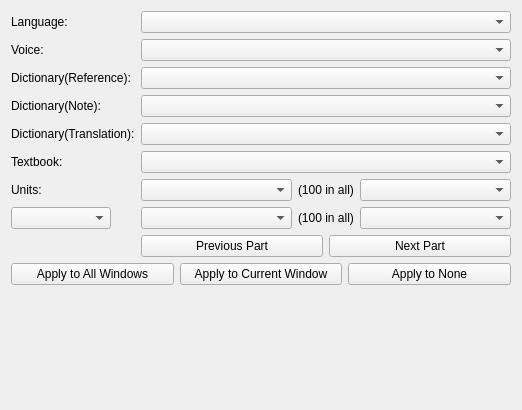
<?xml version="1.0" encoding="UTF-8"?>
<ui version="4.0">
 <class>SettingsDialog</class>
 <widget class="QDialog" name="SettingsDialog">
  <property name="geometry">
   <rect>
    <x>0</x>
    <y>0</y>
    <width>522</width>
    <height>410</height>
   </rect>
  </property>
  <property name="windowTitle">
   <string>Dialog</string>
  </property>
  <property name="modal">
   <bool>false</bool>
  </property>
  <layout class="QFormLayout" name="formLayout_2">
   <item row="0" column="0" colspan="2">
    <layout class="QFormLayout" name="formLayout">
     <property name="labelAlignment">
      <set>Qt::AlignLeading|Qt::AlignLeft|Qt::AlignVCenter</set>
     </property>
     <item row="0" column="0">
      <widget class="QLabel" name="lblLanguage">
       <property name="sizePolicy">
        <sizepolicy hsizetype="Fixed" vsizetype="Preferred">
         <horstretch>0</horstretch>
         <verstretch>0</verstretch>
        </sizepolicy>
       </property>
       <property name="text">
        <string>Language:</string>
       </property>
      </widget>
     </item>
     <item row="0" column="1">
      <widget class="QComboBox" name="cboLang">
       <property name="minimumSize">
        <size>
         <width>300</width>
         <height>0</height>
        </size>
       </property>
       <property name="sizeAdjustPolicy">
        <enum>QComboBox::AdjustToContents</enum>
       </property>
      </widget>
     </item>
     <item row="1" column="0">
      <widget class="QLabel" name="lblVoice">
       <property name="sizePolicy">
        <sizepolicy hsizetype="Fixed" vsizetype="Preferred">
         <horstretch>0</horstretch>
         <verstretch>0</verstretch>
        </sizepolicy>
       </property>
       <property name="text">
        <string>Voice:</string>
       </property>
      </widget>
     </item>
     <item row="1" column="1">
      <widget class="QComboBox" name="cboMacVoice">
       <property name="minimumSize">
        <size>
         <width>300</width>
         <height>0</height>
        </size>
       </property>
       <property name="sizeAdjustPolicy">
        <enum>QComboBox::AdjustToContents</enum>
       </property>
      </widget>
     </item>
     <item row="2" column="0">
      <widget class="QLabel" name="lblDictReference">
       <property name="sizePolicy">
        <sizepolicy hsizetype="Fixed" vsizetype="Preferred">
         <horstretch>0</horstretch>
         <verstretch>0</verstretch>
        </sizepolicy>
       </property>
       <property name="text">
        <string>Dictionary(Reference):</string>
       </property>
      </widget>
     </item>
     <item row="2" column="1">
      <widget class="QComboBox" name="cboDictItem">
       <property name="minimumSize">
        <size>
         <width>300</width>
         <height>0</height>
        </size>
       </property>
       <property name="sizeAdjustPolicy">
        <enum>QComboBox::AdjustToContents</enum>
       </property>
      </widget>
     </item>
     <item row="3" column="0">
      <widget class="QLabel" name="lblDictNote">
       <property name="sizePolicy">
        <sizepolicy hsizetype="Fixed" vsizetype="Preferred">
         <horstretch>0</horstretch>
         <verstretch>0</verstretch>
        </sizepolicy>
       </property>
       <property name="text">
        <string>Dictionary(Note):</string>
       </property>
      </widget>
     </item>
     <item row="3" column="1">
      <widget class="QComboBox" name="cboDictNote">
       <property name="minimumSize">
        <size>
         <width>300</width>
         <height>0</height>
        </size>
       </property>
       <property name="sizeAdjustPolicy">
        <enum>QComboBox::AdjustToContents</enum>
       </property>
      </widget>
     </item>
     <item row="4" column="0">
      <widget class="QLabel" name="lblDictTranslation">
       <property name="sizePolicy">
        <sizepolicy hsizetype="Fixed" vsizetype="Preferred">
         <horstretch>0</horstretch>
         <verstretch>0</verstretch>
        </sizepolicy>
       </property>
       <property name="text">
        <string>Dictionary(Translation):</string>
       </property>
      </widget>
     </item>
     <item row="4" column="1">
      <widget class="QComboBox" name="cboDictTranslation">
       <property name="minimumSize">
        <size>
         <width>300</width>
         <height>0</height>
        </size>
       </property>
       <property name="sizeAdjustPolicy">
        <enum>QComboBox::AdjustToContents</enum>
       </property>
      </widget>
     </item>
     <item row="5" column="0">
      <widget class="QLabel" name="lblTextbook">
       <property name="sizePolicy">
        <sizepolicy hsizetype="Fixed" vsizetype="Preferred">
         <horstretch>0</horstretch>
         <verstretch>0</verstretch>
        </sizepolicy>
       </property>
       <property name="text">
        <string>Textbook:</string>
       </property>
      </widget>
     </item>
     <item row="5" column="1">
      <widget class="QComboBox" name="cboTextbook">
       <property name="minimumSize">
        <size>
         <width>300</width>
         <height>0</height>
        </size>
       </property>
       <property name="sizeAdjustPolicy">
        <enum>QComboBox::AdjustToContents</enum>
       </property>
      </widget>
     </item>
     <item row="6" column="0">
      <widget class="QLabel" name="lblUnits">
       <property name="text">
        <string>Units:</string>
       </property>
      </widget>
     </item>
     <item row="6" column="1">
      <layout class="QHBoxLayout" name="horizontalLayout">
       <item>
        <widget class="QComboBox" name="cboUnitFrom">
         <property name="sizePolicy">
          <sizepolicy hsizetype="Expanding" vsizetype="Fixed">
           <horstretch>0</horstretch>
           <verstretch>0</verstretch>
          </sizepolicy>
         </property>
         <property name="minimumSize">
          <size>
           <width>80</width>
           <height>0</height>
          </size>
         </property>
        </widget>
       </item>
       <item>
        <widget class="QLabel" name="lblUnitsInAllFrom">
         <property name="text">
          <string>(100 in all)</string>
         </property>
        </widget>
       </item>
       <item>
        <widget class="QComboBox" name="cboPartFrom">
         <property name="sizePolicy">
          <sizepolicy hsizetype="Expanding" vsizetype="Fixed">
           <horstretch>0</horstretch>
           <verstretch>0</verstretch>
          </sizepolicy>
         </property>
         <property name="minimumSize">
          <size>
           <width>120</width>
           <height>0</height>
          </size>
         </property>
        </widget>
       </item>
      </layout>
     </item>
     <item row="7" column="0">
      <widget class="QComboBox" name="cboToType">
       <property name="sizePolicy">
        <sizepolicy hsizetype="Expanding" vsizetype="Fixed">
         <horstretch>0</horstretch>
         <verstretch>0</verstretch>
        </sizepolicy>
       </property>
       <property name="minimumSize">
        <size>
         <width>100</width>
         <height>0</height>
        </size>
       </property>
      </widget>
     </item>
     <item row="7" column="1">
      <layout class="QHBoxLayout" name="horizontalLayout_2">
       <item>
        <widget class="QComboBox" name="cboUnitTo">
         <property name="sizePolicy">
          <sizepolicy hsizetype="Expanding" vsizetype="Fixed">
           <horstretch>0</horstretch>
           <verstretch>0</verstretch>
          </sizepolicy>
         </property>
         <property name="minimumSize">
          <size>
           <width>80</width>
           <height>0</height>
          </size>
         </property>
        </widget>
       </item>
       <item>
        <widget class="QLabel" name="lblUnitsInAllTo">
         <property name="text">
          <string>(100 in all)</string>
         </property>
        </widget>
       </item>
       <item>
        <widget class="QComboBox" name="cboPartTo">
         <property name="sizePolicy">
          <sizepolicy hsizetype="Expanding" vsizetype="Fixed">
           <horstretch>0</horstretch>
           <verstretch>0</verstretch>
          </sizepolicy>
         </property>
         <property name="minimumSize">
          <size>
           <width>120</width>
           <height>0</height>
          </size>
         </property>
        </widget>
       </item>
      </layout>
     </item>
     <item row="8" column="1">
      <layout class="QHBoxLayout" name="horizontalLayout_3">
       <item>
        <widget class="QPushButton" name="btnPrevious">
         <property name="text">
          <string>Previous Part</string>
         </property>
         <property name="autoDefault">
          <bool>false</bool>
         </property>
        </widget>
       </item>
       <item>
        <widget class="QPushButton" name="btnNext">
         <property name="text">
          <string>Next Part</string>
         </property>
         <property name="autoDefault">
          <bool>false</bool>
         </property>
        </widget>
       </item>
      </layout>
     </item>
     <item row="9" column="0" colspan="2">
      <layout class="QHBoxLayout" name="horizontalLayout_4">
       <item>
        <widget class="QPushButton" name="btnApplyAll">
         <property name="text">
          <string>Apply to All Windows</string>
         </property>
         <property name="autoDefault">
          <bool>false</bool>
         </property>
        </widget>
       </item>
       <item>
        <widget class="QPushButton" name="btnApplyCurrent">
         <property name="text">
          <string>Apply to Current Window</string>
         </property>
         <property name="autoDefault">
          <bool>false</bool>
         </property>
        </widget>
       </item>
       <item>
        <widget class="QPushButton" name="btnNext_2">
         <property name="text">
          <string>Apply to None</string>
         </property>
         <property name="autoDefault">
          <bool>false</bool>
         </property>
        </widget>
       </item>
      </layout>
     </item>
    </layout>
   </item>
  </layout>
 </widget>
 <tabstops>
  <tabstop>cboLang</tabstop>
  <tabstop>cboMacVoice</tabstop>
  <tabstop>cboDictItem</tabstop>
  <tabstop>cboDictNote</tabstop>
  <tabstop>cboDictTranslation</tabstop>
  <tabstop>cboTextbook</tabstop>
  <tabstop>cboUnitFrom</tabstop>
  <tabstop>cboPartFrom</tabstop>
  <tabstop>cboToType</tabstop>
  <tabstop>cboUnitTo</tabstop>
  <tabstop>cboPartTo</tabstop>
 </tabstops>
 <resources/>
 <connections/>
</ui>
